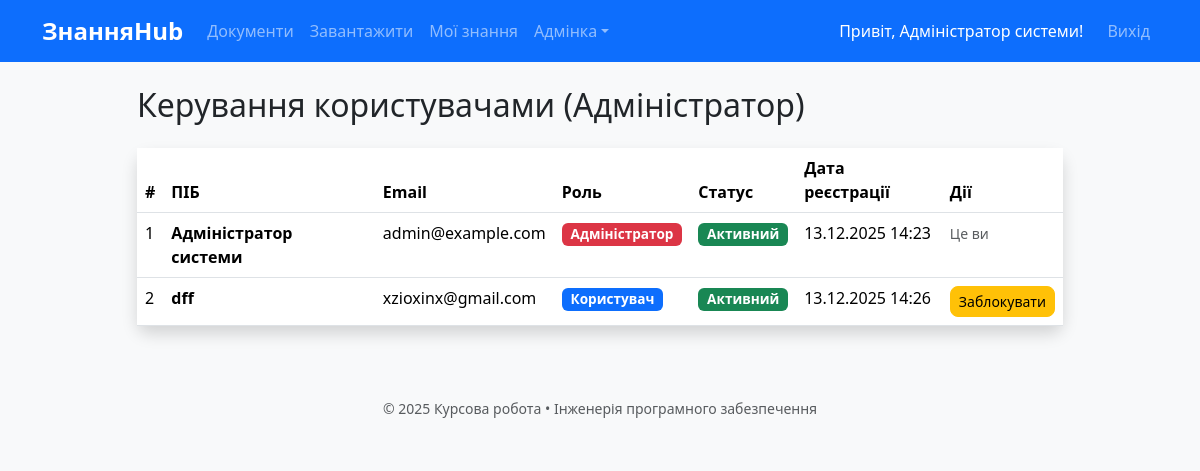
/admin/users (signed in), run on an earlier commit of the app's database.
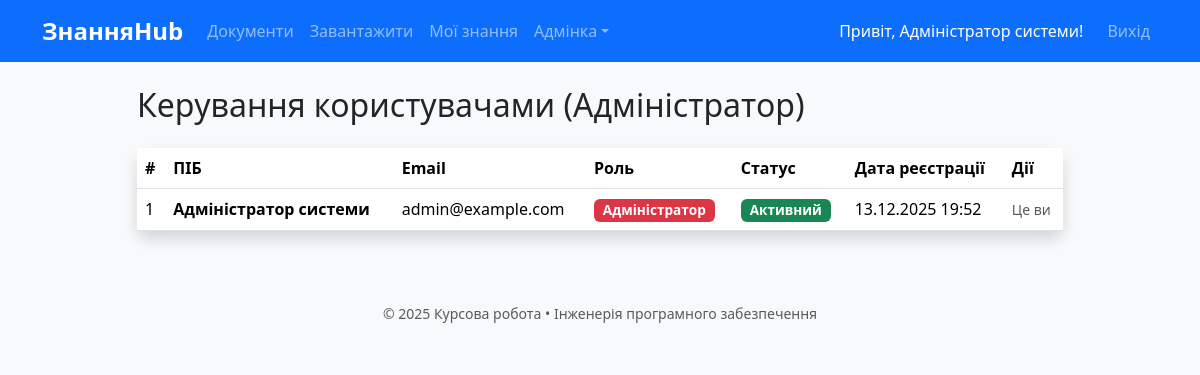
And on a later commit of the database.
### models.py (models this page shows, shortened)
class User(UserMixin, db.Model):
    id = db.Column(db.Integer, primary_key=True)
    email = db.Column(db.String(120), unique=True, nullable=False)
    name = db.Column(db.String(100), nullable=False)
    password_hash = db.Column(db.String(256), nullable=False)
    role = db.Column(db.String(20), default='user')
    is_active = db.Column(db.Boolean, default=True)
    created_at = db.Column(db.DateTime, default=lambda: datetime.now(timezone.utc))

### app.py (the view)
    @app.route('/admin/users')
    @login_required
    def admin_users():
        if current_user.role != 'admin': abort(403)
        users = User.query.all()
        return render_template('admin/users.html', users=users)

### templates/admin/users.html (shortened to what this page needs)
{% extends "base.html" %}
{% block content %}
<div class="row justify-content-center">
    <div class="col-lg-10 mx-auto">
        <h2 class="mb-4">Керування користувачами (Адміністратор)</h2>
        <div class="card shadow">
            <div class="card-body p-0">
                <div class="table-responsive">
                    <table class="table table-hover mb-0">
                    <thead class="bg-light">
                        <tr>
                            <th>#</th>
                            <th>ПІБ</th>
                            <th>Email</th>
                            <th>Роль</th>
                            <th>Статус</th>
                            <th>Дата реєстрації</th>
                            <th>Дії</th>
                        </tr>
                    </thead>
                    <tbody>
                        {% for user in users %}
                        <tr>
                            <td>{{ loop.index }}</td>
                            <td><strong>{{ user.name }}</strong></td>
                            <td>{{ user.email }}</td>
                            <td>
                                <span class="badge bg-{% if user.role == 'admin' %}danger{% else %}primary{% endif %}">
                                    {{ 'Адміністратор' if user.role == 'admin' else 'Користувач' }}
                                </span>
                            </td>
                            <td>
                                {% if user.is_active %}
                                    <span class="badge bg-success">Активний</span>
                                {% else %}
                                    <span class="badge bg-secondary">Заблокований</span>
                                {% endif %}
                            </td>
                            <td>{{ user.created_at.strftime('%d.%m.%Y %H:%M') }}</td>
                            <td>
                                {% if user.id != current_user.id %}
                                    <form method="POST" action="{{ url_for('toggle_user', user_id=user.id) }}" class="d-inline">
                                        <button type="submit" class="btn btn-sm {% if user.is_active %}btn-warning{% else %}btn-success{% endif %}">
                                            {% if user.is_active %}Заблокувати{% else %}Розблокувати{% endif %}
                                        </button>
                                    </form>
                                {% else %}
                                    <span class="text-muted small">Це ви</span>
                                {% endif %}
                            </td>
                        </tr>
                        {% endfor %}
                    </tbody>
                </table>
            </div>
        </div>
    </div>
</div>
{% endblock %}

### templates/base.html (shortened to what this page needs)
<!DOCTYPE html>
<html lang="uk">
<head>
    <link href="https://cdn.jsdelivr.net/npm/bootstrap@5.3.3/dist/css/bootstrap.min.css" rel="stylesheet">
    <link href="{{ url_for('static', filename='css/style.css') }}" rel="stylesheet">
    <link rel="stylesheet" href="https://cdn.jsdelivr.net/npm/bootstrap-icons@1.10.0/font/bootstrap-icons.css">
</head>
<body>
    <nav class="navbar navbar-expand-lg navbar-dark bg-primary mb-4">
        <div class="container">
            <a class="navbar-brand fw-bold" href="{{ url_for('index') }}">ЗнанняHub</a>
            <div class="collapse navbar-collapse" id="navbar">
                <ul class="navbar-nav me-auto">
                    <li class="nav-item"><a class="nav-link" href="{{ url_for('document_list') }}">Документи</a></li>
                    <li class="nav-item"><a class="nav-link" href="{{ url_for('upload_document') }}">Завантажити</a></li>
                    <li class="nav-item"><a class="nav-link" href="{{ url_for('my_knowledge') }}">Мої знання</a></li>
                    {% if current_user.role == 'admin' %}
                    <li class="nav-item dropdown">
                        <a class="nav-link dropdown-toggle" href="#" role="button" data-bs-toggle="dropdown">Адмінка</a>
                    </li>
                    {% endif %}
                </ul>
                <ul class="navbar-nav">
                    {% if current_user.is_authenticated %}
                    <li class="nav-item d-flex align-items-center">
                        <span class="text-white me-3">Привіт, {{ current_user.name }}!</span>
                    </li>
                    <li class="nav-item"><a class="nav-link" href="{{ url_for('logout') }}">Вихід</a></li>
                    {% else %}
                    <li class="nav-item"><a class="nav-link" href="{{ url_for('login') }}">Вхід</a></li>
                    <li class="nav-item"><a class="nav-link" href="{{ url_for('register') }}">Реєстрація</a></li>
                    {% endif %}
                </ul>
            </div>
        </div>
    </nav>
    <div class="container">
        {% block content %}{% endblock %}
    </div>
    <footer class="bg-light mt-5 py-4 text-center text-muted small">
        © 2025 Курсова робота • Інженерія програмного забезпечення
    </footer>
</body>
</html>

What changed in the data, as far as the page shows it:
removed User: name "dff", email "xzioxinx@gmail.com", role "Користувач", is_active "Активний", created_at "13.12.2025 14:26"
changed User "Адміністратор системи": created_at "13.12.2025 14:23" → "13.12.2025 19:52"
